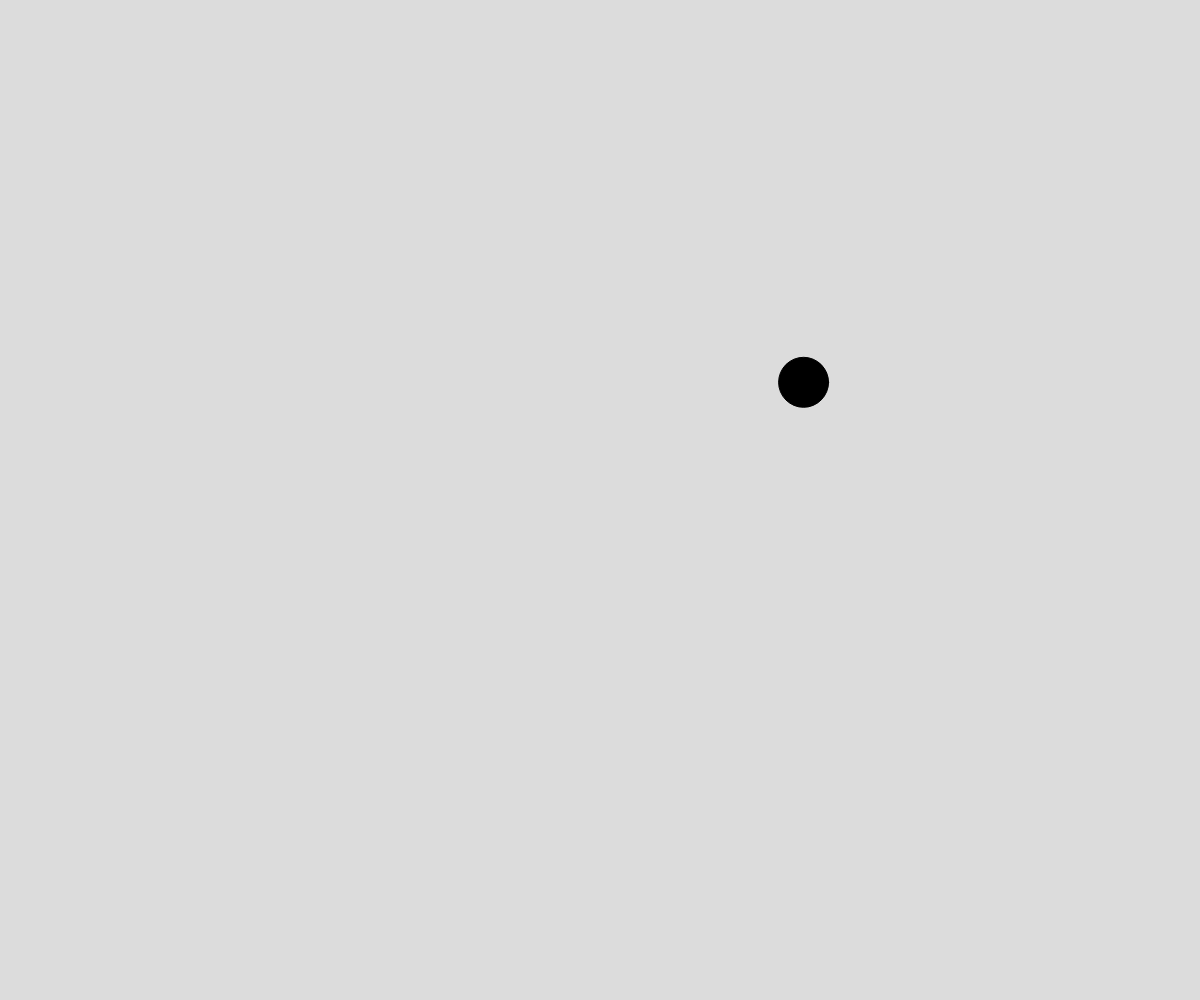
Frame 1 (no input)
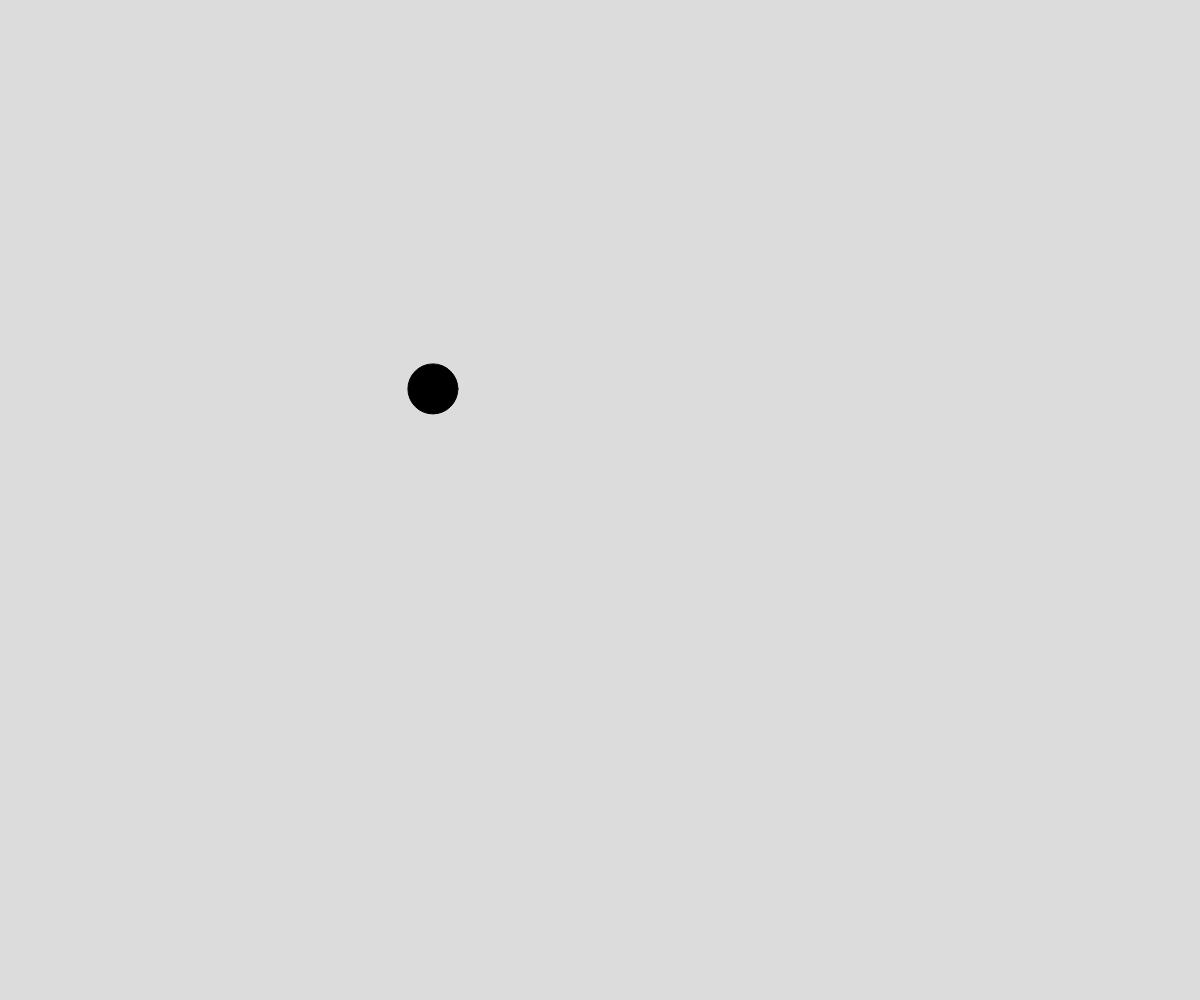
Frame 60 (no input)
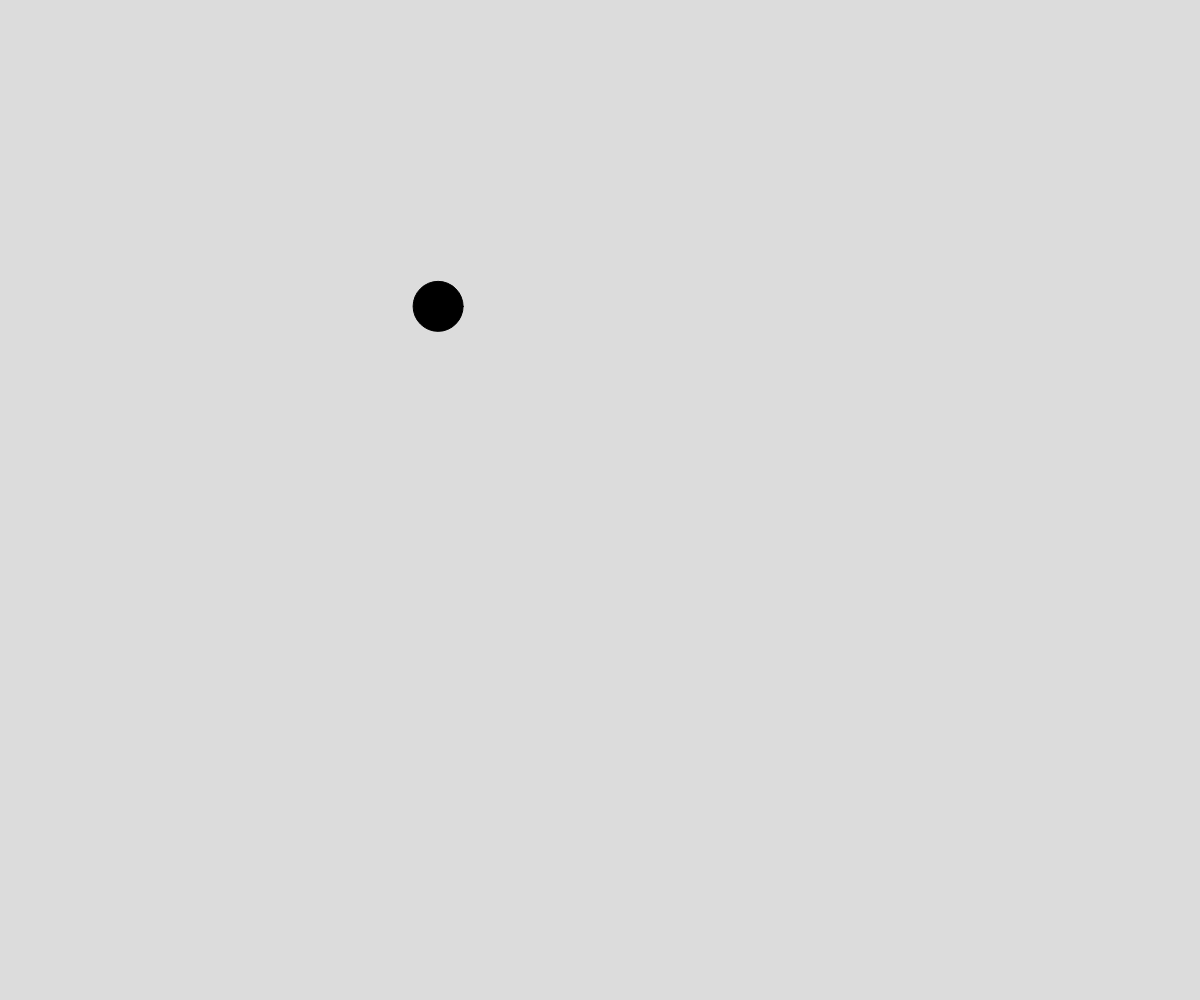
Frame 120 (the mouse pressed at the canvas centre since frame 60)

The p5.js sketch that drew these frames (run headless with seeded random() and noise() and a simulated clock; from frame 60 on, the mouse is pressed at the canvas centre):

// p5.js sketch
// ── sketch.js
// Perlin Noise Demo
// Moving a circle

let time = 0;

let x, y;

function setup() {
  createCanvas(windowWidth, windowHeight);
}

function draw() {
  background(220);

  x = noise(time) * width;
  y = noise(time, 1) * height;

  fill("black");
  circle(x, y, 50);

  time += 0.01;
}
